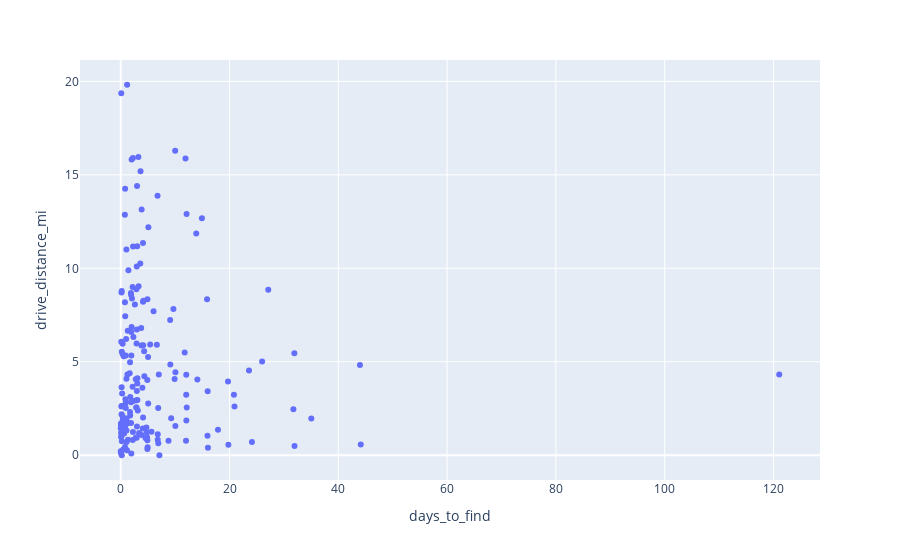

Notebook code for this chart:
### Code cell
px.scatter(tag_df, x='days_to_find', y='drive_distance_mi')

### Figure 1 — Plotly figure (JSON) as saved in the notebook; plotly's stock layout.template omitted (floating-point values rounded to 4 significant figures; data arrays with more than 128 entries replaced by an {"elided": "..."} marker saying what was removed)
{"data": [{"hovertemplate": "days_to_find=%{x}<br>drive_distance_mi=%{y}<extra></extra>", "legendgroup": "", "marker": {"color": "#636efa", "symbol": "circle"}, "mode": "markers", "name": "", "orientation": "v", "showlegend": false, "x": {"elided": "182 float values"}, "xaxis": "x", "y": {"elided": "182 float values"}, "yaxis": "y", "type": "scatter"}], "layout": {"xaxis": {"anchor": "y", "domain": [0.0, 1.0], "title": {"text": "days_to_find"}}, "yaxis": {"anchor": "x", "domain": [0.0, 1.0], "title": {"text": "drive_distance_mi"}}, "legend": {"tracegroupgap": 0}, "margin": {"t": 60}}}
